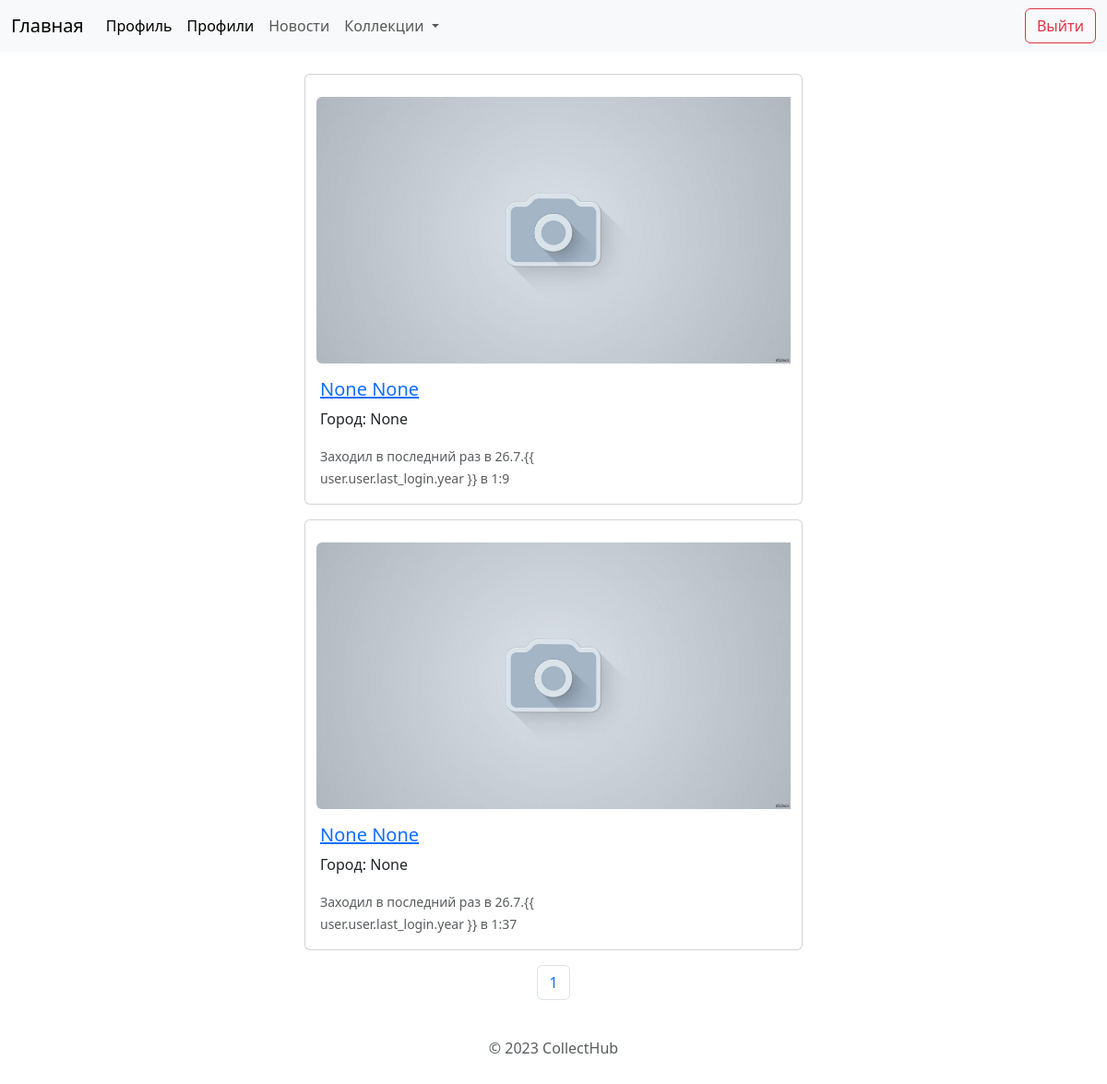
Page /profile/users (signed in) on the earlier database version.
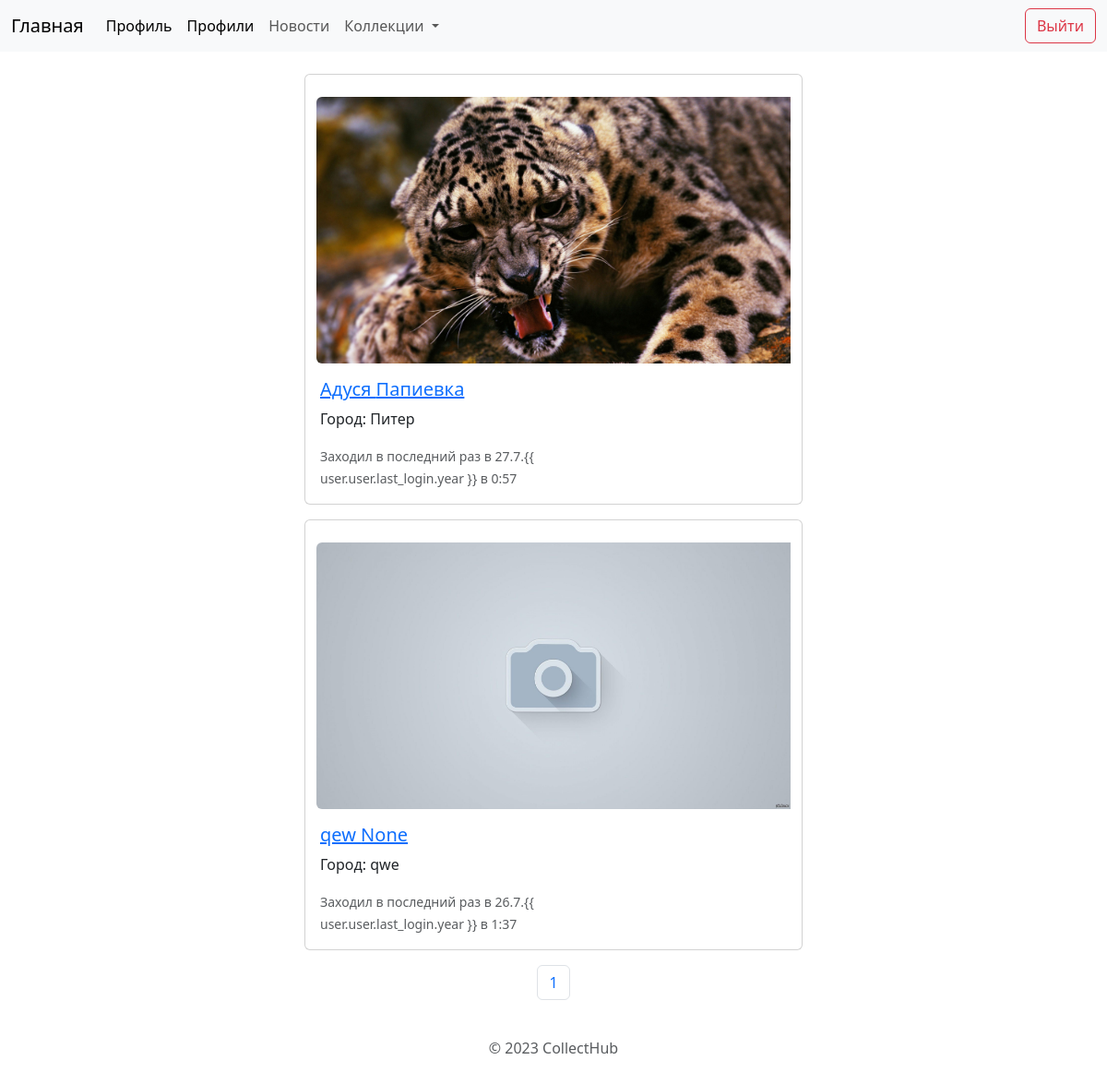
Same page on the later database version.
### profileuser/models.py (models this page shows)
class UserInfo(models.Model):
    user = models.ForeignKey(to=User, on_delete=models.CASCADE)
    first_name = models.CharField(max_length=100, null=True)
    last_name = models.CharField(max_length=100, null=True)
    user_avatar = models.ImageField(upload_to=user_directory_path, null=True)
    phonenumber = models.CharField(max_length=15, null=True)
    town = models.CharField(max_length=50, null=True)

### profileuser/views.py (the view)
# urls.py: path('users', views.view_users, name='users')
@login_required
def view_users(request: HttpRequest):
    page = request.GET.get('page', 1)
    users_info = UserInfo.objects.all()
    paginator = Paginator(users_info, 3)
    page_objs = paginator.get_page(page)
    page_objs.next_page_number
    return render(request, 'profileuser/users.html', {'page_objs': page_objs, 'page': page})

### templates/profileuser/users.html (shortened to what this page needs)
{% extends 'base.html' %}
{% block content%}
{% load static %}
<br>
{% for user in page_objs %}
<div class="card mb-3 mx-auto" style="max-width: 540px;">
    <div class="row g-0">
        <div class="col-md-auto">
            <br>
            <div class="container md-10">
                {% if user.user_avatar %}
                <img src="{{ user.user_avatar.url }}" class="img-fluid rounded-start image-radius" alt="...">
                {% else %}
                <img src="{% static 'profileuser\img\no_photo.jpg' %}" class="img-fluid rounded-start image-radius"
                    alt="...">
                {% endif %}
            </div>
        </div>
        <div class="col-md-8">
            <div class="card-body">
                <a href="{% url 'profileuser' user.user.id %}">
                    <h5 class="card-title">{{ user.first_name }} {{ user.last_name }}</h5>
                </a>
                <p class="card-text">Город: {{ user.town }}</p>
                <p class="card-text"><small class="text-muted">Заходил в последний раз в
                        {{ user.user.last_login.day }}.{{ user.user.last_login.month }}.{{ user.user.last_login.year
                        }}
                        в
                        {{ user.user.last_login.hour }}:{{ user.user.last_login.minute }}</small></p>
            </div>
        </div>
    </div>
</div>
{% endfor %}
<nav aria-label="Page navigation example">
    <ul class="pagination justify-content-center">
        <li class="page-item"><a class="page-link" href="?page={{ page_objs.number }}">{{ page_objs.number }}</a></li>
    </ul>
</nav>
{% endblock %}

### templates/base.html (shortened to what this page needs)
{% load static %}
<!DOCTYPE html>
<html lang="en">
<head>
    <link href="https://cdn.jsdelivr.net/npm/bootstrap@5.3.0/dist/css/bootstrap.min.css" rel="stylesheet"
>
</head>
<nav class="navbar navbar-expand-lg bg-body-tertiary">
    <div class="container-fluid">
        <a class="navbar-brand" href="{% url 'home' %}">Главная</a>
        <div class="collapse navbar-collapse" id="navbarSupportedContent">
            <ul class="navbar-nav me-auto mb-2 mb-lg-0">
                {% if user.is_authenticated %}
                <li class="nav-item">
                    <a class="nav-link active" aria-current="page" href="{% url 'profileuser' user.id %}">Профиль</a>
                </li>
                {% endif %}
                <li class="nav-item">
                    <a class="nav-link active" aria-current="page" href="{% url 'users' %}">Профили</a>
                </li>
                <li class="nav-item">
                    <a class="nav-link" href="#">Новости</a>
                </li>
                <li class="nav-item dropdown">
                    <a class="nav-link dropdown-toggle" href="#" role="button" data-bs-toggle="dropdown"
                        aria-expanded="false">
                        Коллекции
                    </a>
                </li>
            </ul>
            {% if not user.is_authenticated %}
            <form method="GET" action="{% url 'loginuser' %}">
                {% csrf_token %}
                <button class="btn btn-outline-success" type="submit" href="">
                    Войти\Зарегистрироваться
                </button>
            </form>
            {% else %}
            <form method="POST" action="{% url 'logoutuser' %}">
                <button class="btn btn-outline-danger" type="submit" href="{% url 'logoutuser' %}">
                    Выйти
                </button>
            </form>
            {% endif %}
        </div>
    </div>
</nav>
<body>
    {% block content %}{% endblock %}
    <div class="container">
        <footer class="py-3 my-4">
            <p class="text-center text-muted">© 2023 CollectHub</p>
        </footer>
    </div>
</body>
</html>

Differences in the rows shown:
changed UserInfo: user_avatar: picture added; first_name "None" → "Адуся"; last_name "None" → "Папиевка"; town "None" → "Питер"; user.last_login.day "26" → "27"; user.last_login.hour "1" → "0"; user.last_login.minute "9" → "57"
changed UserInfo "None": first_name "None" → "qew"; town "None" → "qwe"
